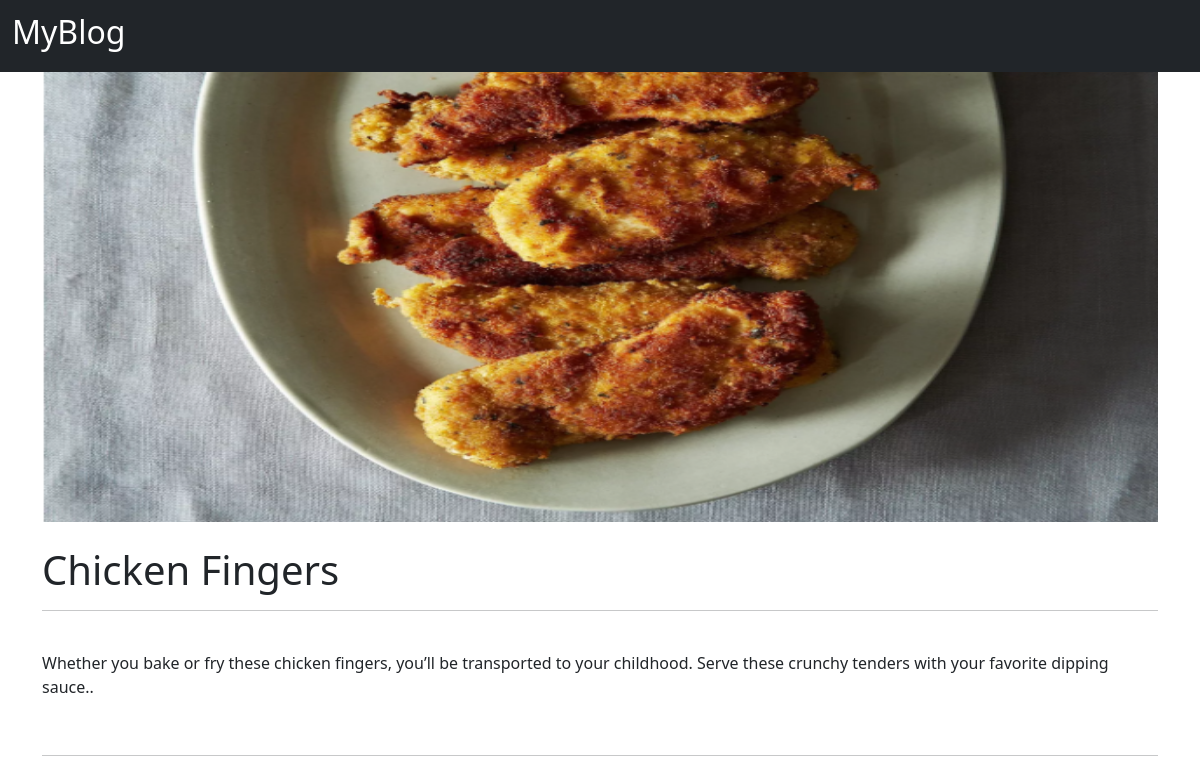
The page /blogpost/4 on the database its author committed.
### blogapp/models.py (models this page shows, shortened)
class Post(models.Model):
    post_id=models.AutoField(primary_key=True)
    title=models.CharField(max_length=200)
    body=models.CharField(max_length=2000)
    image=models.ImageField(upload_to='posts/',default="")

### blogapp/views.py (the view)
# urls.py: path('blogpost/<int:id>',views.blogpost)
def blogpost(request,id):
    return render(request,'blogapp/blogpost.html',{'post':Post.objects.filter(post_id=id)})

### templates/blogapp/blogpost.html (shortened to what this page needs)
<!DOCTYPE html>
<html lang="en">
<head>
    <link href="https://cdn.jsdelivr.net/npm/bootstrap@5.0.0-beta3/dist/css/bootstrap.min.css" rel="stylesheet">
</head>
<body>
<nav class="navbar navbar-dark bg-dark">
  <div class="container-fluid">
    <a class="navbar-brand" href='/' >
      <h2>MyBlog</h2>
    </a>
  </div>
</nav>
<div class="container  " >
    <article class="blog-post">
        <img src='/media/{{ post.0.image }}'width='100%' height="450px"><br>
        <h1 class="blog-post-title pt-4">{{post.0.title}}</h1>
        <hr><br>
        <p>{{post.0.body}}.</p>
        <br><hr><br>
    </article>
</div>
</body>
</html>

### rows shown on the page
Post: image (picture), title "Chicken Fingers", body "Whether you bake or fry these chicken fingers, you’ll be transported to your childhood. Serve these crunchy tenders with your favorite dipping sauce."
